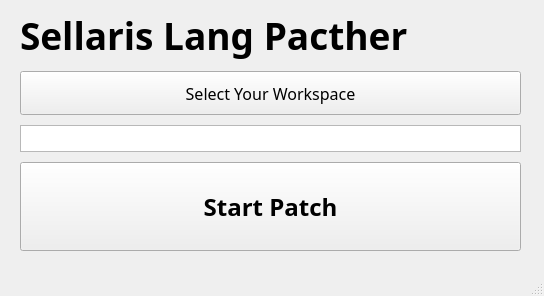
<?xml version="1.0" encoding="UTF-8"?>
<ui version="4.0">
 <class>MainWindow</class>
 <widget class="QMainWindow" name="MainWindow">
  <property name="geometry">
   <rect>
    <x>0</x>
    <y>0</y>
    <width>544</width>
    <height>296</height>
   </rect>
  </property>
  <property name="windowTitle">
   <string>Stellaris Lang Patcher</string>
  </property>
  <widget class="QWidget" name="centralwidget">
   <widget class="QWidget" name="verticalLayoutWidget">
    <property name="geometry">
     <rect>
      <x>0</x>
      <y>0</y>
      <width>541</width>
      <height>251</height>
     </rect>
    </property>
    <layout class="QVBoxLayout" name="verticalLayout">
     <property name="spacing">
      <number>10</number>
     </property>
     <property name="leftMargin">
      <number>20</number>
     </property>
     <property name="topMargin">
      <number>10</number>
     </property>
     <property name="rightMargin">
      <number>20</number>
     </property>
     <property name="bottomMargin">
      <number>0</number>
     </property>
     <item>
      <widget class="QLabel" name="label">
       <property name="font">
        <font>
         <family>나눔고딕</family>
         <pointsize>28</pointsize>
         <bold>true</bold>
        </font>
       </property>
       <property name="frameShape">
        <enum>QFrame::NoFrame</enum>
       </property>
       <property name="midLineWidth">
        <number>0</number>
       </property>
       <property name="text">
        <string>Sellaris Lang Pacther</string>
       </property>
       <property name="textFormat">
        <enum>Qt::PlainText</enum>
       </property>
       <property name="scaledContents">
        <bool>false</bool>
       </property>
       <property name="alignment">
        <set>Qt::AlignLeading|Qt::AlignLeft|Qt::AlignTop</set>
       </property>
       <property name="wordWrap">
        <bool>false</bool>
       </property>
       <property name="margin">
        <number>10</number>
       </property>
       <property name="indent">
        <number>-1</number>
       </property>
       <property name="openExternalLinks">
        <bool>false</bool>
       </property>
      </widget>
     </item>
     <item>
      <widget class="QToolButton" name="toolButton">
       <property name="sizePolicy">
        <sizepolicy hsizetype="Minimum" vsizetype="Ignored">
         <horstretch>0</horstretch>
         <verstretch>50</verstretch>
        </sizepolicy>
       </property>
       <property name="font">
        <font>
         <family>나눔고딕</family>
         <pointsize>12</pointsize>
        </font>
       </property>
       <property name="text">
        <string>Select Your Workspace</string>
       </property>
      </widget>
     </item>
     <item>
      <widget class="QTextEdit" name="textEdit">
       <property name="sizePolicy">
        <sizepolicy hsizetype="Minimum" vsizetype="Ignored">
         <horstretch>0</horstretch>
         <verstretch>30</verstretch>
        </sizepolicy>
       </property>
       <property name="font">
        <font>
         <family>나눔고딕</family>
        </font>
       </property>
       <property name="html">
        <string>&lt;!DOCTYPE HTML PUBLIC &quot;-//W3C//DTD HTML 4.0//EN&quot; &quot;http://www.w3.org/TR/REC-html40/strict.dtd&quot;&gt;
&lt;html&gt;&lt;head&gt;&lt;meta name=&quot;qrichtext&quot; content=&quot;1&quot; /&gt;&lt;meta charset=&quot;utf-8&quot; /&gt;&lt;style type=&quot;text/css&quot;&gt;
p, li { white-space: pre-wrap; }
hr { height: 1px; border-width: 0; }
li.unchecked::marker { content: &quot;\2610&quot;; }
li.checked::marker { content: &quot;\2612&quot;; }
&lt;/style&gt;&lt;/head&gt;&lt;body style=&quot; font-family:'나눔고딕'; font-size:9pt; font-weight:400; font-style:normal;&quot;&gt;
&lt;p style=&quot; margin-top:0px; margin-bottom:0px; margin-left:0px; margin-right:0px; -qt-block-indent:0; text-indent:0px;&quot;&gt;&lt;/p&gt;&lt;/body&gt;&lt;/html&gt;</string>
       </property>
      </widget>
     </item>
     <item>
      <widget class="QPushButton" name="pushButton">
       <property name="sizePolicy">
        <sizepolicy hsizetype="Minimum" vsizetype="Ignored">
         <horstretch>0</horstretch>
         <verstretch>100</verstretch>
        </sizepolicy>
       </property>
       <property name="sizeIncrement">
        <size>
         <width>0</width>
         <height>0</height>
        </size>
       </property>
       <property name="baseSize">
        <size>
         <width>0</width>
         <height>0</height>
        </size>
       </property>
       <property name="font">
        <font>
         <family>나눔고딕</family>
         <pointsize>18</pointsize>
         <bold>true</bold>
        </font>
       </property>
       <property name="text">
        <string>Start Patch</string>
       </property>
      </widget>
     </item>
    </layout>
   </widget>
  </widget>
  <widget class="QMenuBar" name="menubar">
   <property name="geometry">
    <rect>
     <x>0</x>
     <y>0</y>
     <width>544</width>
     <height>22</height>
    </rect>
   </property>
  </widget>
  <widget class="QStatusBar" name="statusbar"/>
 </widget>
 <resources/>
 <connections/>
</ui>
